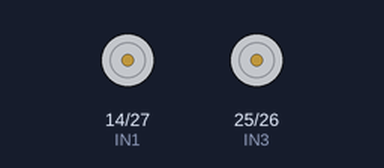
Simulated run of this sketch. Board: ESP32. Shown: motor-driver pin pairs drawn as motors (green arrow = first pin HIGH = forward, orange = second pin HIGH = backward, longer = more drive).

Above: at 0.1 s.
At 6.1 s:
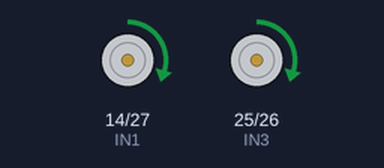
At 20.1 s:
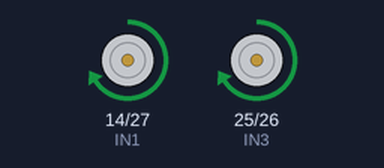
At 38.6 s:
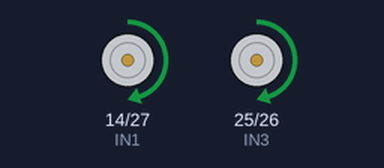
Timing chart, 0 to 40.0 s (numbered marks = the images above):
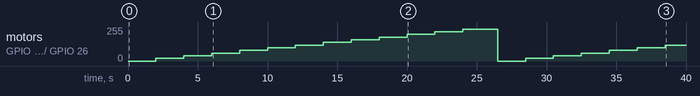

Measured:
- by itself, motor on GPIO 14 (IN1) / GPIO 27 (IN2), motor on GPIO 25 (IN3) / GPIO 26 (IN4): stopped → forward 20/255 at 2.0 s, → forward 40/255 2.0 s later, → forward 60/255 2.0 s later, → forward 80/255 2.0 s later, … (19 changes in this stretch)

The sketch:

Basic-Control-DRV8833.ino
```cpp
// Deklarasi pin motor
const int IN1 = 14;  // Motor kanan maju
const int IN2 = 27;  // Motor kanan mundur
const int IN3 = 25;  // Motor kiri maju
const int IN4 = 26;  // Motor kiri mundur

const int freq = 1024;
const int res = 8;

void setup() {
  // Pastikan semua pin dalam keadaan LOW saat mulai
  digitalWrite(IN1, LOW);
  digitalWrite(IN2, LOW);
  digitalWrite(IN3, LOW);
  digitalWrite(IN4, LOW);

  pinMode(IN1, OUTPUT);
  pinMode(IN2, OUTPUT);
  pinMode(IN3, OUTPUT);
  pinMode(IN4, OUTPUT);

  ledcAttach(IN1, freq, res);
  ledcAttach(IN2, freq, res);
  ledcAttach(IN3, freq, res);
  ledcAttach(IN4, freq, res);
}

void loop() {
  // Tes motor jalan maju dengan bertahap
  for (int i = 0; i <= 255; i += 20) {
    ledcWrite(IN1, i);
    ledcWrite(IN2, 0);  // Arah motor kanan maju

    ledcWrite(IN3, i);
    ledcWrite(IN4, 0);  // Arah motor kiri maju

    delay(2000); // jeda untuk lihat perubahan kecepatan
  }

  delay(500);
}
```
